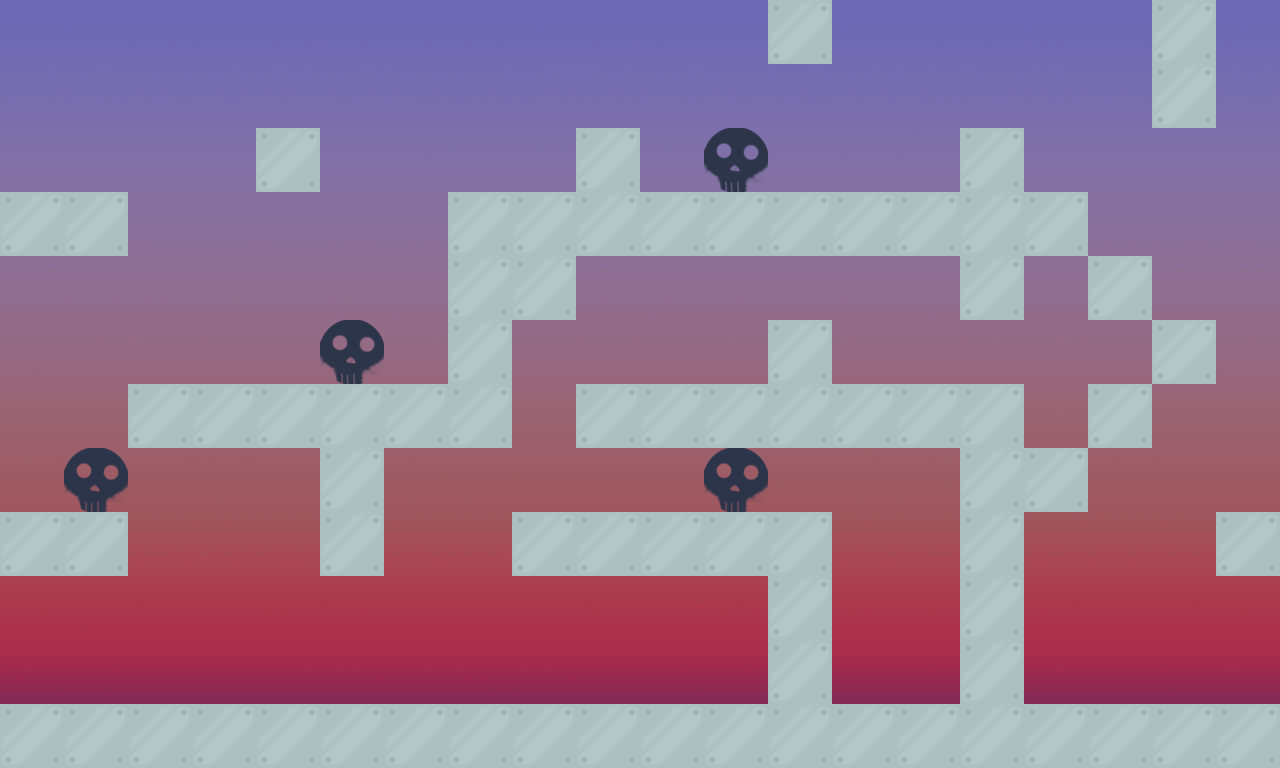

A 2D game scene composited from a Tiled map and its tileset images. What follows is a short description and the map's XML, with every tile layer's data as written:
An orthogonal 20x12 tile map with 64x64 px tiles, 2 tile layers (level, GameElement), 2 tilesets, 1 image layer and 23 objects.

<map version="1.0" orientation="orthogonal" renderorder="right-down" width="20" height="12" tilewidth="64" tileheight="64" nextobjectid="29">
 <tileset firstgid="1" name="level_tileset" tilewidth="64" tileheight="64" tilecount="1" columns="1">
  <image source="../assets/Tiles/level_tileset.png" trans="ff00ff" width="64" height="64" />
 </tileset>
 <tileset firstgid="2" name="GameElement_tileset" tilewidth="64" tileheight="64" tilecount="3" columns="3">
  <image source="../assets/Tiles/GameElement_tileset.png" trans="ff00ff" width="192" height="64" />
 </tileset>
 <imagelayer name="bg">
  <image source="../assets/BG/Sky/sky_purple_haze.png" width="1280" height="768" />
 </imagelayer>
 <layer name="level" width="20" height="12">
  <data encoding="csv">
0,0,0,0,0,0,0,0,0,0,0,0,1,0,0,0,0,0,1,0,
0,0,0,0,0,0,0,0,0,0,0,0,0,0,0,0,0,0,1,0,
0,0,0,0,1,0,0,0,0,1,0,0,0,0,0,1,0,0,0,0,
1,1,0,0,0,0,0,1,1,1,1,1,1,1,1,1,1,0,0,0,
0,0,0,0,0,0,0,1,1,0,0,0,0,0,0,1,0,1,0,0,
0,0,0,0,0,0,0,1,0,0,0,0,1,0,0,0,0,0,1,0,
0,0,1,1,1,1,1,1,0,1,1,1,1,1,1,1,0,1,0,0,
0,0,0,0,0,1,0,0,0,0,0,0,0,0,0,1,1,0,0,0,
1,1,0,0,0,1,0,0,1,1,1,1,1,0,0,1,0,0,0,1,
0,0,0,0,0,0,0,0,0,0,0,0,1,0,0,1,0,0,0,0,
0,0,0,0,0,0,0,0,0,0,0,0,1,0,0,1,0,0,0,0,
1,1,1,1,1,1,1,1,1,1,1,1,1,1,1,1,1,1,1,1
</data>
 </layer>
 <objectgroup name="objects">
  <object id="1" x="1" y="195" width="126" height="59" />
  <object id="2" x="258" y="130" width="60" height="59" />
  <object id="3" x="129" y="386" width="384" height="60" />
  <object id="4" x="450" y="193" width="123" height="121" />
  <object id="5" x="450" y="321" width="61" height="61" />
  <object id="6" x="578" y="129" width="62" height="120" />
  <object id="7" x="643" y="193" width="444" height="61" />
  <object id="8" x="962" y="128" width="59" height="191" />
  <object id="9" x="1090" y="257" width="62" height="60" />
  <object id="10" x="1155" y="325" width="60" height="54" />
  <object id="11" x="1091" y="387" width="61" height="56" />
  <object id="12" x="1024" y="452" width="60" height="56" />
  <object id="13" x="578" y="385" width="445" height="62" />
  <object id="14" x="960" y="450" width="63" height="313" />
  <object id="15" x="768" y="319" width="62" height="64" />
  <object id="16" x="1214.67" y="513.333" width="66.3333" height="56" />
  <object id="17" x="509.333" y="512" width="319.333" height="62" />
  <object id="18" x="771" y="2" width="61" height="59" />
  <object id="19" x="1154" y="1" width="59" height="125" />
  <object id="23" x="-1.33333" y="514.667" width="126.667" height="61.3333" />
  <object id="26" x="324" y="450.667" width="58.6667" height="124" />
  <object id="27" x="769.333" y="580" width="61.3333" height="125.333" />
  <object id="28" x="0" y="705.333" width="1278.67" height="65.3333" />
 </objectgroup>
 <layer name="GameElement" width="20" height="12">
  <data encoding="csv">
0,0,0,0,0,0,0,0,0,0,0,0,0,0,0,0,0,0,0,0,
0,0,0,0,0,0,0,0,0,0,0,0,0,0,0,0,0,0,0,0,
0,0,0,0,0,0,0,0,0,0,0,4,0,0,0,0,0,0,0,0,
0,0,0,0,0,0,0,0,0,0,0,0,0,0,0,0,0,0,0,0,
0,0,0,0,0,0,0,0,0,0,0,0,0,0,0,0,0,0,0,0,
0,0,0,0,0,4,0,0,0,0,0,0,0,0,0,0,0,0,0,0,
0,0,0,0,0,0,0,0,0,0,0,0,0,0,0,0,0,0,0,0,
0,4,0,0,0,0,0,0,0,0,0,4,0,0,0,0,0,0,0,0,
0,0,0,0,0,0,0,0,0,0,0,0,0,0,0,0,0,0,0,0,
0,0,0,0,0,0,0,0,0,0,0,0,0,0,0,0,0,0,0,0,
0,0,0,0,0,0,0,0,0,0,0,0,0,0,0,0,0,0,0,0,
0,0,0,0,0,0,0,0,0,0,0,0,0,0,0,0,0,0,0,0
</data>
 </layer>
</map>
